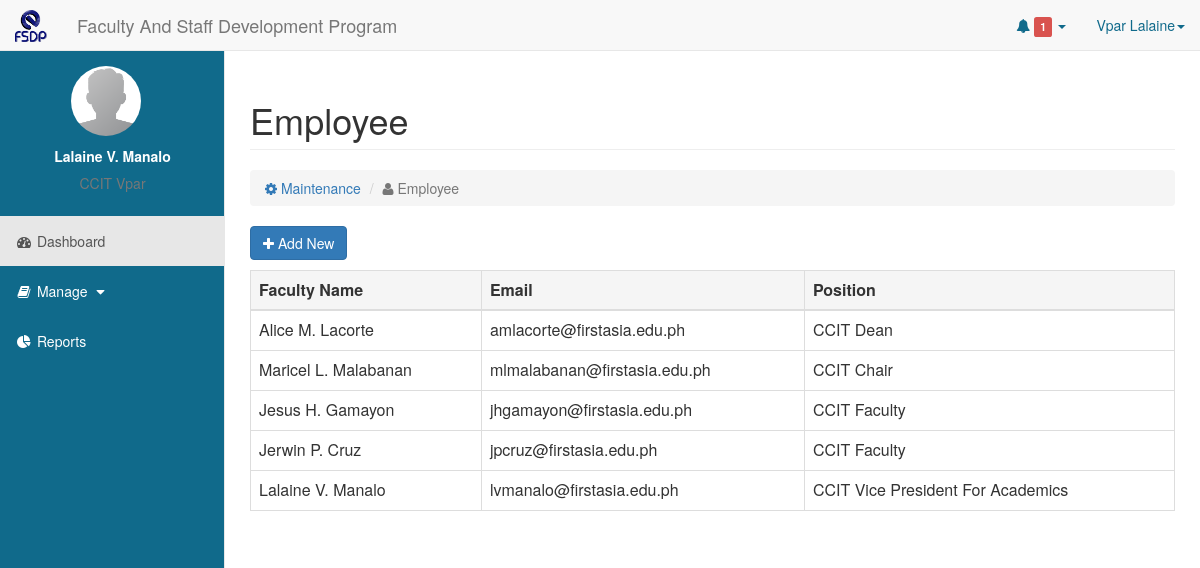
The app's page /employee.php (signed in) with its own data.
### tables this page shows
CREATE TABLE `user_account` (
  `id` int(10) NOT NULL,
  `email` varchar(50) NOT NULL,
  `password` varchar(50) NOT NULL,
  `usertype_id` int(11) NOT NULL
);

CREATE TABLE `user_profile` (
  `id` int(10) NOT NULL,
  `account_id` varchar(50) NOT NULL,
  `lastname` varchar(50) NOT NULL,
  `middlename` varchar(50) NOT NULL,
  `firstname` varchar(50) NOT NULL,
  `designation` varchar(50) NOT NULL,
  `dept_id` int(11) NOT NULL
);

CREATE TABLE `faith_department` (
  `id` int(11) NOT NULL,
  `department` varchar(255) NOT NULL,
  `abbr` varchar(10) NOT NULL,
  `school_id` varchar(100) NOT NULL
);

### action/session-auth.php (called while the page is built, shortened)
<?php session_start();
if($_SESSION['user']){
	$logUser = $_SESSION['user'];
	$firstname = $_SESSION['firstname'];
}else{
	header("location: action/logout.php");
}

### employee.php (the view, shortened to what this page needs)
<?php
    include("action/session-auth.php");
    include("include/head.php");
?>
<!DOCTYPE html>
<html lang="en">
<body>
    <div id="wrapper">
<?php
    include("include/nav.php");
?>
        <div id="page-wrapper">
            <div class="container-fluid">
            <div class="row">
                <div class="col-lg-12">
                    <h1 class="page-header">
                        Employee
                    </h1>
                    <ol class="breadcrumb">
                        <li>
                            <a href="">
                                <i class="fa fa-cog"></i> Maintenance
                            </a>
                        </li>
                        <li class="active"><i class="fa fa-user"></i> Employee</li>
                    </ol>
                </div>
            </div>
            <p>
                <a data-toggle="modal" data-target="#option" class="btn btn-primary"><i class="fa fa-plus"></i> Add New</a>
            </p>
            <div class="row">
                <div class="col-sm-12">
                    <div class="row">
                        <div class="col-sm-12">
                            <div class="table-responsive">
                                <table class="table table-bordered" id="tblEmp">
                                <thead>
                                    <tr class="active">
                                        <th class="">Faculty Name</th>
                                        <th class="">Email</th>
                                        <th class="">Position</th>
                                    </tr>
                                </thead>
                                <tbody class="hoverRow">
                                    <?php
                                    $conn = mysqli_connect('localhost', 'root', '', 'efs');
                                    $q = mysqli_query($conn, "
                                        SELECT * FROM user_account
                                        INNER JOIN user_profile
                                        ON user_account.id = user_profile.account_id
                                        ");
                                    if(mysqli_num_rows($q)!=0){
                                        while($rows = mysqli_fetch_assoc($q)){
                                            $emp_id = $rows['id'];
                                            $email = $rows['email'];
                                            $fname = $rows['firstname'];
                                            $mname = $rows['middlename'];
                                            $lname = $rows['lastname'];
                                            $query = mysqli_query($conn, "
                                        SELECT abbr FROM faith_department
                                        INNER JOIN user_profile
                                        ON faith_Department.id = user_profile.dept_id
                                        ");
                                            while($row = mysqli_fetch_assoc($query))
                                            {
                                                $college = $row['abbr'];
                                            }
                                            $designation = $rows['designation'];
                                            echo "
                                            <tr class='dataRow' data-toggle='modal' data-target='#viewEmp' data-id='$emp_id'>
                                                <td>$fname $mname[0]. $lname</td>
                                                <td>$email</td>
                                                <td>$college ".ucwords($designation)."</td>
                                            </tr>
                                            ";
                                        }
                                    }
                                    ?>
                                </tbody>
                            </table>
                            </div>
                        </div>
                    </div>
                </div>
            </div>
            </div>
        </div>
    </div>
</body>
</html>

### include/head.php (shortened to what this page needs)
<head>
    <link href="css/bootstrap.min.css" rel="stylesheet">
    <link href="css/sb-admin.css" rel="stylesheet">
    <link href="css/plugins/morris.css" rel="stylesheet">
    <link href="font-awesome/css/font-awesome.min.css" rel="stylesheet" type="text/css">
    <link href="plugins/gritter/css/jquery.gritter.css" rel="stylesheet">
    <link href="plugins/bootstrap-select/dist/css/bootstrap-select.min.css" rel="stylesheet">
    <link href="css/style.css" rel="stylesheet">
    <link href="http://jquery-ui-bootstrap.github.io/jquery-ui-bootstrap/css/custom-theme/jquery-ui-1.10.3.custom.css" rel="stylesheet"/>
</head>

### include/nav.php (shortened to what this page needs)
<nav class="navbar navbar-default navbar-fixed-top" role="navigation">
    <div class="navbar-header">
        <a class="navbar-brand" href="index.php" style="padding: 10px 15px;">
            <img src="img/efsdp_logo_mini.png" class="img-responsive" alt="" style="width:32px;height:32px">
        </a>
        <a class="navbar-brand" href="index.php">
            Faculty And Staff Development Program
        </a>
    </div>
    <ul class="nav navbar-right top-nav">
        <li class="dropdown">
        <?php
        $host = 'localhost';
        $serverUsername = 'root';
        $serverPassword = '';
        $database = 'efs';
        $conn = mysqli_connect($host, $serverUsername, $serverPassword, $database);
            $usertype = $_SESSION['user'];
            $dept = $_SESSION['college'];
            if($usertype =="chair"){
                $filterCollege = "AND college = '$dept'";
            }
            else if($usertype =="dean"){
                $filterCollege = "AND college = '$dept'";
            }
            else if($usertype =="faculty"){
                $filterCollege = "AND college = '$dept'";
            }
            else{
                $filterCollege = "";
            }
            $unreadCount = mysqli_query($conn,"SELECT * FROM user_notification WHERE user_to = '$usertype' $filterCollege AND has_read = 0");
            $unreadrowCount = mysqli_num_rows($unreadCount);
        ?>
            <a href="#" class="dropdown-toggle" data-toggle="dropdown"><i class="fa fa-bell"></i>
                <?php
                    if($unreadrowCount!=0){
                        echo '<span class="label label-danger" id="notifCount">';
                        echo $unreadrowCount;
                        echo '</span>';
                    }
                ?>
                <b class="caret"></b>
            </a>
        </li>
        <li class="dropdown">
            <a href="#" class="dropdown-toggle" data-toggle="dropdown">
            <?php echo ucwords(strtolower($logUser)). " " ; echo ucwords(strtolower($firstname))  ;?><b class="caret"></b>
            </a>
        </li>
    </ul>
    <div class="collapse navbar-collapse navbar-ex1-collapse">
        <ul class="nav navbar-nav side-nav">
    <?php
    include('action/ui-auth.php');
    ?>
        </ul>
    </div>
</nav>

### action/ui-auth.php (shortened to what this page needs)
<?php
switch ($logUser) {
		case 'vpar':
		vparUI();
		break;
	}
	?>
<?php
function vparUI(){
	?>
		<li>
		    <a href="profile.php">
		    <div class="row">
		    	<div class="col-lg-6 col-lg-offset-3 col-xs-12" style="padding-bottom:10px">
		    		<img src="img/avatar.png" alt="" style="width:70px;height:70px;" class="img-circle img-responsive">
		    	</div>
		    	<div class="col-sm-12 text-center">
		    		<strong>
		    		<?php echo $_SESSION['firstname']." ".$_SESSION['middlename'][0].". ".$_SESSION['lastname']; ?>
		    		</strong>
		    		<h5 class="text-muted"> <?php echo $_SESSION['college']." ".ucwords($_SESSION['user']); ?> </h5>
		    	</div>
		    </div>
		    </a>
		</li>
        <li class="active">
            <a href="index.php"><i class="fa fa-fw fa-dashboard"></i> Dashboard</a>
        </li>
        <li>
            <a href="javascript:void(0)" data-toggle="collapse" data-target="#manage"><i class="fa fa-fw fa-book"></i> Manage <i class="fa fa-fw fa-caret-down"></i></a>
        </li>
        <li>
            <a href="reportsHr.php"><i class="fa fa-fw fa-pie-chart"></i> Reports</a>
        </li>
<?php
}
	?>

### css/sb-admin.css (style rules this page uses)
body { margin-top: 100px; background-color: #222; }
@media (min-width:768px) { body { margin-top: 50px; } }
#wrapper { padding-left: 0; }
#page-wrapper { width: 100%; padding: 0; background-color: #fff; }
@media (min-width:768px) { #wrapper { padding-left: 225px; } }
@media (min-width:768px) { #page-wrapper { padding: 10px; } }
.top-nav { padding: 0 15px; }
.top-nav>li { display: inline-block; float: left; }
.top-nav>li>a { padding-top: 15px; padding-bottom: 15px; line-height: 20px; color: #999; }
@media (min-width:768px) { .side-nav { position: fixed; top: 51px; left: 225px; width: 225px; margin-left: -225px; border: none; border-radius: 0; overflow-y: auto; background-color: #222; bottom: 0; overflow-x: hidden; padding-bottom: 40px; } }
@media (min-width:768px) { .side-nav>li>a { width: 225px; } }

### css/style.css (style rules this page uses)
body { background-color: #fff; }
.navbar-default .navbar-nav>li>a { color: #ffffff; }
.top-nav>li>a { color: #106A8B; }
.side-nav { background-color: #106A8B; border-right: solid 1px #e7e7e7; }

### records on screen
user_account: user_profile.firstname "Alice", user_profile.middlename "M", user_profile.lastname "Lacorte", email "amlacorte@firstasia.edu.ph", faith_department.abbr "CCIT", user_profile.designation "Dean"
user_account: user_profile.firstname "Maricel", user_profile.middlename "L", user_profile.lastname "Malabanan", email "mlmalabanan@firstasia.edu.ph", faith_department.abbr "CCIT", user_profile.designation "Chair"
user_account: user_profile.firstname "Jesus", user_profile.middlename "H", user_profile.lastname "Gamayon", email "jhgamayon@firstasia.edu.ph", faith_department.abbr "CCIT", user_profile.designation "Faculty"
user_account: user_profile.firstname "Jerwin", user_profile.middlename "P", user_profile.lastname "Cruz", email "jpcruz@firstasia.edu.ph", faith_department.abbr "CCIT", user_profile.designation "Faculty"
user_account: user_profile.firstname "Lalaine", user_profile.middlename "V", user_profile.lastname "Manalo", email "lvmanalo@firstasia.edu.ph", faith_department.abbr "CCIT", user_profile.designation "Vice President For Academics"

### other values on screen
$unreadrowCount "1"
$logUser "Vpar"
$firstname "Lalaine"
$_SESSION['firstname'] "Lalaine"
$_SESSION['middlename'][0] "V"
$_SESSION['lastname'] "Manalo"
$_SESSION['college'] "CCIT"
$_SESSION['user'] "Vpar"
